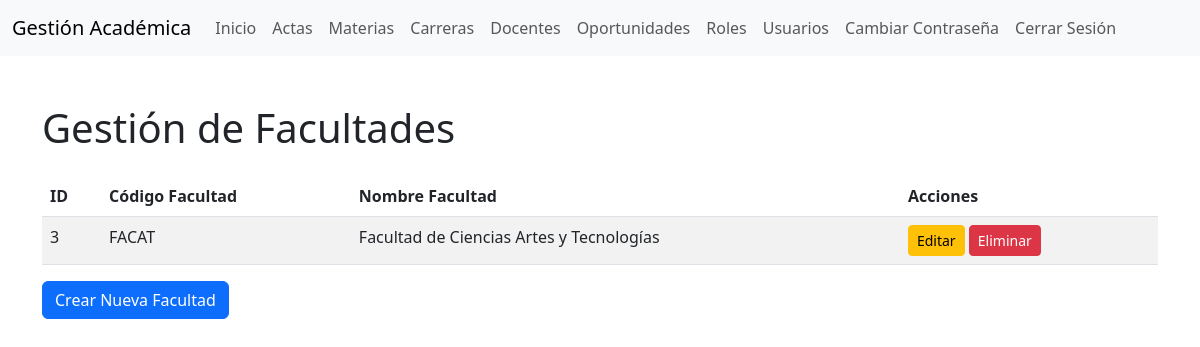
/facultades/index.php (signed in), run on the app's committed database.
### tables this page shows
CREATE TABLE `facultades` (
  `id` int(11) NOT NULL,
  `created_date_time` datetime(6) DEFAULT NULL,
  `updated_date_time` datetime(6) DEFAULT NULL,
  `facu_code` varchar(8) NOT NULL,
  `facu_name` varchar(50) NOT NULL
);

### classes/Facultades.php (called while the page is built, shortened)
<?php
class Facultades {
    private $conn;
    private $table = 'facultades';
    public function __construct($db) {
        $this->conn = $db;
    }
    public function obtenerFacultades() {
        $query = "SELECT * FROM " . $this->table;
        $result = $this->conn->query($query);
        return $result;
    }
}
?>

### public/facultades/index.php (the view, shortened to what this page needs)
<?php
require_once '../../classes/Facultades.php';
$database = new Database();
$db = $database->connect();
$facultades = new Facultades($db);
$result = $facultades->obtenerFacultades();
?>
<!DOCTYPE html>
<html lang="es">
<head>
    <link href="https://cdn.jsdelivr.net/npm/bootstrap@5.3.0/dist/css/bootstrap.min.css" rel="stylesheet">
</head>
<body>
     <?php include '../includes/navbar.php'; ?>
<div class="container mt-5">
    <h1 class="mb-4">Gestión de Facultades</h1>
    <table class="table table-striped">
        <thead>
        <tr>
            <th>ID</th>
            <th>Código Facultad</th>
            <th>Nombre Facultad</th>
            <th>Acciones</th>
        </tr>
        </thead>
        <tbody>
        <?php while ($row = $result->fetch_assoc()): ?>
        <tr>
            <td><?php echo $row['id']; ?></td>
            <td><?php echo $row['facu_code']; ?></td>
            <td><?php echo $row['facu_name']; ?></td>
            <td>
                <a href="editar.php?id=<?php echo $row['id']; ?>" class="btn btn-warning btn-sm">Editar</a>
                <a href="eliminar.php?id=<?php echo $row['id']; ?>" class="btn btn-danger btn-sm">Eliminar</a>
            </td>
        </tr>
        <?php endwhile; ?>
        </tbody>
    </table>
    <a href="crear.php" class="btn btn-primary">Crear Nueva Facultad</a>
</div>
</body>
</html>

### data on the page
facultades: id "3", facu_code "FACAT", facu_name "Facultad de Ciencias Artes y Tecnologías"
